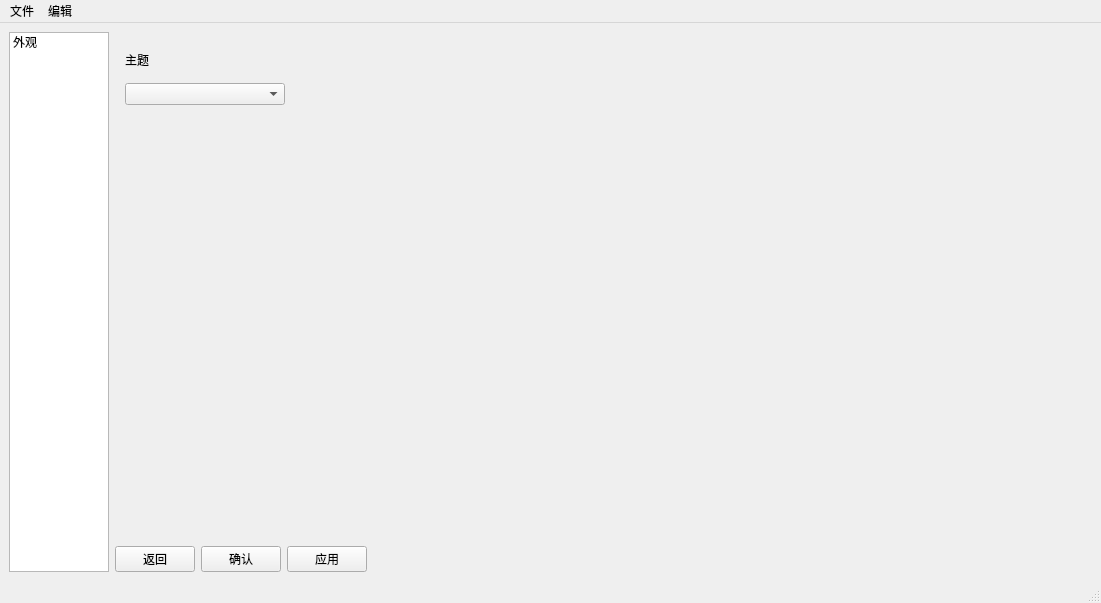
<?xml version="1.0" encoding="UTF-8"?>
<ui version="4.0">
 <class>Options</class>
 <widget class="QMainWindow" name="Options">
  <property name="geometry">
   <rect>
    <x>0</x>
    <y>0</y>
    <width>1101</width>
    <height>603</height>
   </rect>
  </property>
  <property name="windowTitle">
   <string>MainWindow</string>
  </property>
  <widget class="QWidget" name="centralwidget">
   <layout class="QHBoxLayout" name="horizontalLayout_2">
    <item>
     <widget class="QListWidget" name="listWidget">
      <property name="sizePolicy">
       <sizepolicy hsizetype="Expanding" vsizetype="Expanding">
        <horstretch>0</horstretch>
        <verstretch>0</verstretch>
       </sizepolicy>
      </property>
      <property name="minimumSize">
       <size>
        <width>100</width>
        <height>0</height>
       </size>
      </property>
      <property name="maximumSize">
       <size>
        <width>100</width>
        <height>16777215</height>
       </size>
      </property>
      <property name="batchSize">
       <number>100</number>
      </property>
      <item>
       <property name="text">
        <string>外观</string>
       </property>
      </item>
     </widget>
    </item>
    <item>
     <layout class="QVBoxLayout" name="verticalLayout_2">
      <item>
       <widget class="QStackedWidget" name="stackedWidget">
        <property name="currentIndex">
         <number>1</number>
        </property>
        <widget class="QWidget" name="page">
         <property name="enabled">
          <bool>true</bool>
         </property>
        </widget>
        <widget class="QWidget" name="page_appearance">
         <property name="enabled">
          <bool>true</bool>
         </property>
         <widget class="QWidget" name="verticalLayoutWidget">
          <property name="geometry">
           <rect>
            <x>10</x>
            <y>10</y>
            <width>160</width>
            <height>80</height>
           </rect>
          </property>
          <layout class="QVBoxLayout" name="verticalLayout">
           <property name="bottomMargin">
            <number>17</number>
           </property>
           <item>
            <widget class="QLabel" name="label_theme">
             <property name="text">
              <string>主题</string>
             </property>
            </widget>
           </item>
           <item>
            <widget class="QComboBox" name="comboBox_theme"/>
           </item>
          </layout>
         </widget>
        </widget>
       </widget>
      </item>
      <item>
       <layout class="QHBoxLayout" name="horizontalLayout">
        <item>
         <widget class="QPushButton" name="pushButton_return">
          <property name="text">
           <string>返回</string>
          </property>
         </widget>
        </item>
        <item>
         <widget class="QPushButton" name="pushButton_confirm">
          <property name="text">
           <string>确认</string>
          </property>
         </widget>
        </item>
        <item>
         <widget class="QPushButton" name="pushButton_apply">
          <property name="text">
           <string>应用</string>
          </property>
         </widget>
        </item>
        <item>
         <spacer name="horizontalSpacer">
          <property name="orientation">
           <enum>Qt::Horizontal</enum>
          </property>
          <property name="sizeHint" stdset="0">
           <size>
            <width>40</width>
            <height>20</height>
           </size>
          </property>
         </spacer>
        </item>
       </layout>
      </item>
     </layout>
    </item>
   </layout>
  </widget>
  <widget class="QMenuBar" name="menubar">
   <property name="geometry">
    <rect>
     <x>0</x>
     <y>0</y>
     <width>1101</width>
     <height>20</height>
    </rect>
   </property>
   <widget class="QMenu" name="menu_file">
    <property name="title">
     <string>文件</string>
    </property>
    <addaction name="action"/>
   </widget>
   <widget class="QMenu" name="menu_edit">
    <property name="title">
     <string>编辑</string>
    </property>
   </widget>
   <addaction name="menu_file"/>
   <addaction name="menu_edit"/>
  </widget>
  <widget class="QStatusBar" name="statusbar"/>
  <action name="action">
   <property name="text">
    <string>退出</string>
   </property>
  </action>
 </widget>
 <resources/>
 <connections/>
</ui>
